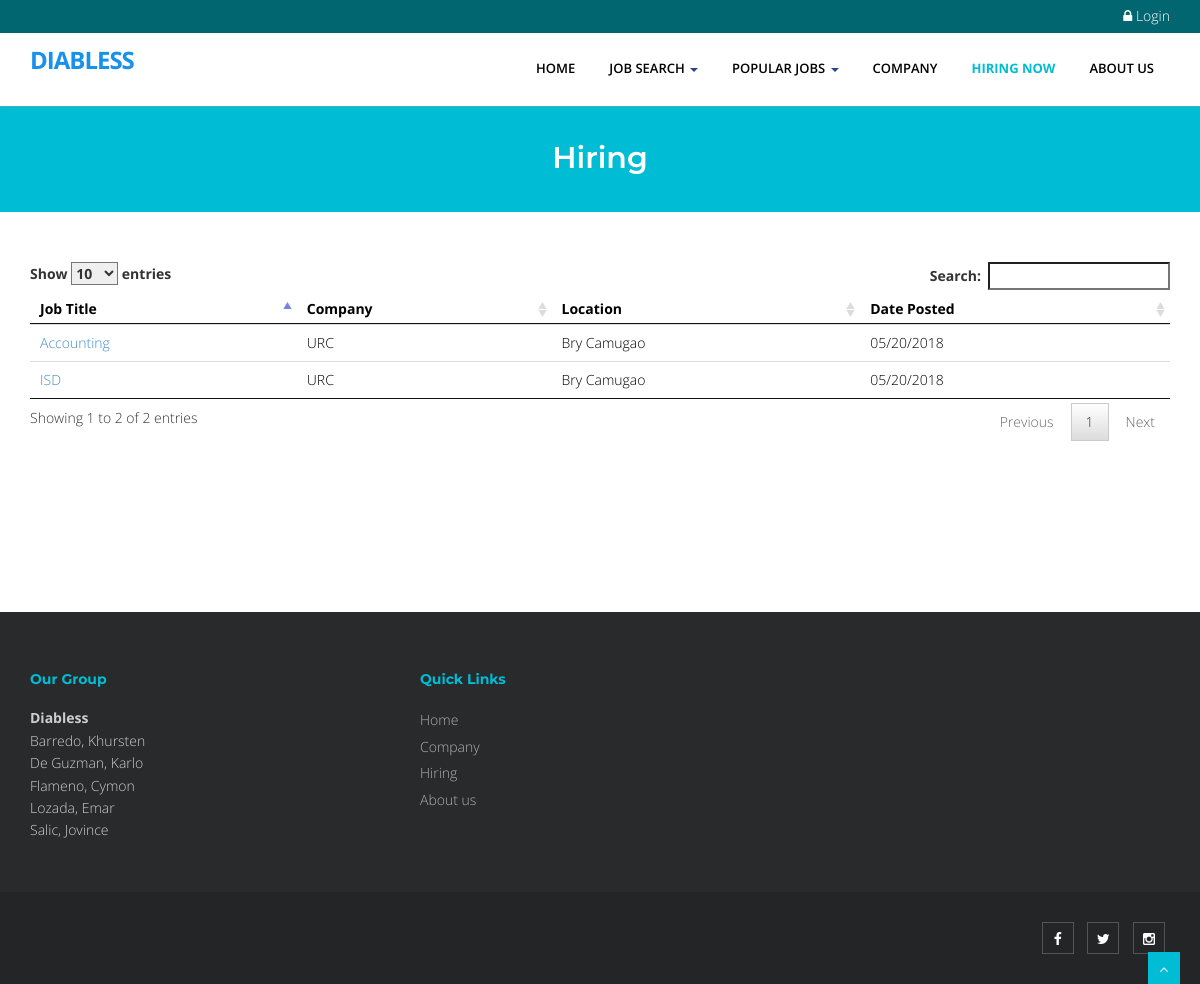
Screenshot of /index.php?q=hiring with the database file from the repository.
### tables this page shows
CREATE TABLE IF NOT EXISTS `tbljob` (
  `JOBID` int(11) NOT NULL AUTO_INCREMENT,
  `COMPANYID` int(11) NOT NULL,
  `CATEGORY` varchar(250) NOT NULL,
  `OCCUPATIONTITLE` varchar(90) NOT NULL,
  `REQ_NO_EMPLOYEES` int(11) NOT NULL,
  `SALARIES` double NOT NULL,
  `DURATION_EMPLOYEMENT` varchar(90) NOT NULL,
  `QUALIFICATION_WORKEXPERIENCE` text NOT NULL,
  `JOBDESCRIPTION` text NOT NULL,
  `PREFEREDSEX` varchar(30) NOT NULL,
  `SECTOR_VACANCY` text NOT NULL,
  `JOBSTATUS` varchar(90) NOT NULL,
  `DATEPOSTED` datetime NOT NULL,
  PRIMARY KEY (`JOBID`)
);

CREATE TABLE IF NOT EXISTS `tblcompany` (
  `COMPANYID` int(11) NOT NULL AUTO_INCREMENT,
  `COMPANYNAME` varchar(90) NOT NULL,
  `COMPANYADDRESS` varchar(90) NOT NULL,
  `COMPANYCONTACTNO` varchar(30) NOT NULL,
  `COMPANYSTATUS` varchar(90) NOT NULL,
  `COMPANYMISSION` text NOT NULL,
  PRIMARY KEY (`COMPANYID`)
);

### index.php (called while the page is built, shortened)
<?php
require_once("theme/templates.php");
?>

### include/database.php (called while the page is built, shortened)
<?php
class Database {
	var $sql_string = '';
	private $conn;
	public function open_connection() {
		$this->conn = mysqli_connect(server,user,pass);
		if(!$this->conn){
			echo "Problem in database connection! Contact administrator!";
			exit();
		}else{
			$db_select = mysqli_select_db($this->conn,database_name);
		}
	}
	function setQuery($sql='') {
		$this->sql_string=$sql;
	}
	function executeQuery() {
		$result = mysqli_query($this->conn,$this->sql_string);
		return $result;
	}
	private function confirm_query($result) {
		return $result;
	}
	function loadResultList( $key='' ) {
		$cur = $this->executeQuery();
		$array = array();
		while ($row = mysqli_fetch_object($cur)) {
			if ($key) {
				$array[$row->$key] = $row;
			} else {
				$array[] = $row;
			}
		}
		return $array;
	}
}
$mydb = new Database();
?>

### hirring.php (the view, shortened to what this page needs)
   <section id="content">
       <div class="container content">
<table id="dash-table" class="table table-hover">
    <thead>
        <th>Job Title</th>
        <th>Company</th>
        <th>Location</th>
        <th>Date Posted</th>
    </thead>
    <tbody>
       <?php
if (isset($_GET['search'])) {
   $COMPANYNAME = $_GET['search'];
}else{
    $COMPANYNAME = '';
}
   $sql = "SELECT * FROM `tblcompany` c,`tbljob` j WHERE c.`COMPANYID`=j.`COMPANYID` AND COMPANYNAME LIKE '%" . $COMPANYNAME ."%' ORDER BY DATEPOSTED DESC" ;
   $mydb->setQuery($sql);
   $cur = $mydb->loadResultList();
   foreach ($cur as $result) {
       echo '<tr>';
       echo '<td><a href="'.web_root.'index.php?q=viewjob&search='.$result->JOBID.'">'.$result->OCCUPATIONTITLE.'</a></td>';
       echo '<td>'.$result->COMPANYNAME.'</td>';
       echo '<td>'.$result->COMPANYADDRESS.'</td>';
       echo '<td>'.date_format(date_create($result->DATEPOSTED),'m/d/Y').'</td>';
       echo '</tr>';
   }
       ?>
    </tbody>
</table>
  </div>
   </section>

### theme/templates.php (style rules this page uses)
#content { min-height: 400px; color: #000; }

### rows the page displays
tbljob: OCCUPATIONTITLE "Accounting", COMPANYID.COMPANYNAME "URC", COMPANYID.COMPANYADDRESS "Bry Camugao", DATEPOSTED "05/20/2018"
tbljob: OCCUPATIONTITLE "ISD", COMPANYID.COMPANYNAME "URC", COMPANYID.COMPANYADDRESS "Bry Camugao", DATEPOSTED "05/20/2018"

### other values shown
$title "Hiring"
